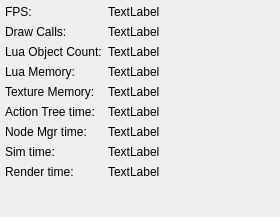
<?xml version="1.0" encoding="UTF-8"?>
<ui version="4.0">
 <class>statsdock</class>
 <widget class="QDockWidget" name="statsdock">
  <property name="geometry">
   <rect>
    <x>0</x>
    <y>0</y>
    <width>280</width>
    <height>217</height>
   </rect>
  </property>
  <property name="windowTitle">
   <string>Stats</string>
  </property>
  <widget class="QWidget" name="dockWidgetContents">
   <layout class="QFormLayout" name="formLayout">
    <property name="fieldGrowthPolicy">
     <enum>QFormLayout::FieldsStayAtSizeHint</enum>
    </property>
    <property name="margin">
     <number>5</number>
    </property>
    <item row="0" column="0">
     <widget class="QLabel" name="lblFps">
      <property name="text">
       <string>FPS:</string>
      </property>
     </widget>
    </item>
    <item row="0" column="1">
     <widget class="QLabel" name="valueFps">
      <property name="text">
       <string>TextLabel</string>
      </property>
     </widget>
    </item>
    <item row="1" column="0">
     <widget class="QLabel" name="lblDrawCount">
      <property name="text">
       <string>Draw Calls:</string>
      </property>
     </widget>
    </item>
    <item row="1" column="1">
     <widget class="QLabel" name="valueDrawCalls">
      <property name="text">
       <string>TextLabel</string>
      </property>
     </widget>
    </item>
    <item row="2" column="0">
     <widget class="QLabel" name="lblLuaCount">
      <property name="text">
       <string>Lua Object Count:</string>
      </property>
     </widget>
    </item>
    <item row="2" column="1">
     <widget class="QLabel" name="valueLuaCount">
      <property name="text">
       <string>TextLabel</string>
      </property>
     </widget>
    </item>
    <item row="3" column="0">
     <widget class="QLabel" name="lblLuaMemory">
      <property name="text">
       <string>Lua Memory:</string>
      </property>
     </widget>
    </item>
    <item row="3" column="1">
     <widget class="QLabel" name="valueLuaMemory">
      <property name="text">
       <string>TextLabel</string>
      </property>
     </widget>
    </item>
    <item row="4" column="0">
     <widget class="QLabel" name="lblTextureMemory">
      <property name="text">
       <string>Texture Memory:</string>
      </property>
     </widget>
    </item>
    <item row="4" column="1">
     <widget class="QLabel" name="valeuTextureMemory">
      <property name="text">
       <string>TextLabel</string>
      </property>
     </widget>
    </item>
    <item row="5" column="0">
     <widget class="QLabel" name="lblActionTree">
      <property name="text">
       <string>Action Tree time:</string>
      </property>
     </widget>
    </item>
    <item row="5" column="1">
     <widget class="QLabel" name="valueActionTree">
      <property name="text">
       <string>TextLabel</string>
      </property>
     </widget>
    </item>
    <item row="6" column="0">
     <widget class="QLabel" name="lblNodeMgr">
      <property name="text">
       <string>Node Mgr time:</string>
      </property>
     </widget>
    </item>
    <item row="6" column="1">
     <widget class="QLabel" name="valueNodeMgr">
      <property name="text">
       <string>TextLabel</string>
      </property>
     </widget>
    </item>
    <item row="7" column="0">
     <widget class="QLabel" name="lblSimTime">
      <property name="text">
       <string>Sim time:</string>
      </property>
     </widget>
    </item>
    <item row="7" column="1">
     <widget class="QLabel" name="valueSim">
      <property name="text">
       <string>TextLabel</string>
      </property>
     </widget>
    </item>
    <item row="8" column="0">
     <widget class="QLabel" name="lblRenderTime">
      <property name="text">
       <string>Render time:</string>
      </property>
     </widget>
    </item>
    <item row="8" column="1">
     <widget class="QLabel" name="valueRender">
      <property name="text">
       <string>TextLabel</string>
      </property>
     </widget>
    </item>
   </layout>
  </widget>
 </widget>
 <resources/>
 <connections/>
</ui>
